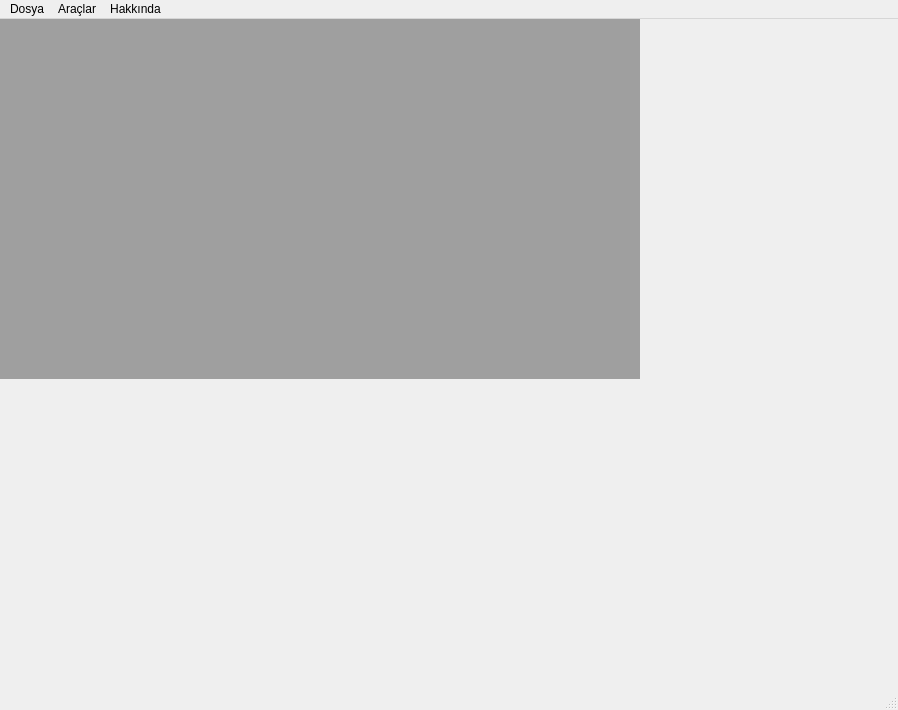
<?xml version="1.0" encoding="UTF-8"?>
<ui version="4.0">
 <class>MainWindow</class>
 <widget class="QMainWindow" name="MainWindow">
  <property name="geometry">
   <rect>
    <x>0</x>
    <y>0</y>
    <width>898</width>
    <height>710</height>
   </rect>
  </property>
  <property name="windowTitle">
   <string>Çelebi MDI Form Örneği</string>
  </property>
  <property name="autoFillBackground">
   <bool>true</bool>
  </property>
  <widget class="QWidget" name="centralwidget">
   <widget class="QMdiArea" name="mdiArea">
    <property name="geometry">
     <rect>
      <x>0</x>
      <y>0</y>
      <width>640</width>
      <height>360</height>
     </rect>
    </property>
    <property name="sizePolicy">
     <sizepolicy hsizetype="Preferred" vsizetype="Preferred">
      <horstretch>0</horstretch>
      <verstretch>0</verstretch>
     </sizepolicy>
    </property>
    <property name="maximumSize">
     <size>
      <width>2200</width>
      <height>2200</height>
     </size>
    </property>
    <property name="layoutDirection">
     <enum>Qt::LeftToRight</enum>
    </property>
    <property name="sizeAdjustPolicy">
     <enum>QAbstractScrollArea::AdjustToContentsOnFirstShow</enum>
    </property>
    <property name="documentMode">
     <bool>true</bool>
    </property>
    <property name="tabsClosable">
     <bool>true</bool>
    </property>
    <property name="tabsMovable">
     <bool>true</bool>
    </property>
   </widget>
  </widget>
  <widget class="QMenuBar" name="menubar">
   <property name="geometry">
    <rect>
     <x>0</x>
     <y>0</y>
     <width>898</width>
     <height>21</height>
    </rect>
   </property>
   <widget class="QMenu" name="menuDosya">
    <property name="title">
     <string>Dosya</string>
    </property>
    <addaction name="action_k"/>
   </widget>
   <widget class="QMenu" name="menuAra_lar">
    <property name="title">
     <string>Araçlar</string>
    </property>
    <addaction name="menu_HesapMakinesi"/>
   </widget>
   <widget class="QMenu" name="menuHakk_nda">
    <property name="title">
     <string>Hakkında</string>
    </property>
   </widget>
   <addaction name="menuDosya"/>
   <addaction name="menuAra_lar"/>
   <addaction name="menuHakk_nda"/>
  </widget>
  <widget class="QStatusBar" name="statusbar"/>
  <action name="menu_HesapMakinesi">
   <property name="text">
    <string>Hesap Makinesi</string>
   </property>
  </action>
  <action name="action_k">
   <property name="text">
    <string>Çıkış</string>
   </property>
  </action>
 </widget>
 <resources/>
 <connections/>
</ui>
